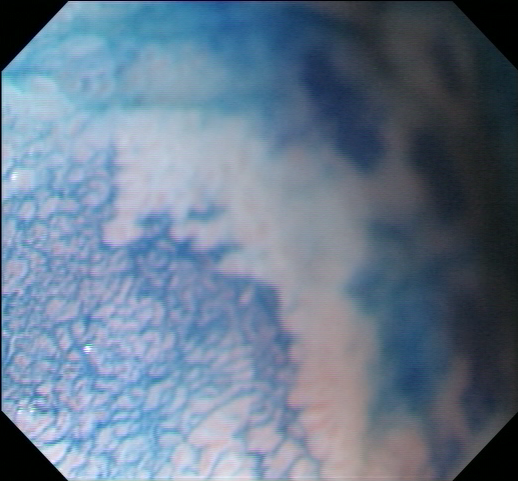
#> input picture ExampleImage/CHGastro_Abnormal_037.png, 518 x 481 px, found by its file name
$ python fast_glcm.py
#> lines starting #> are read from the running program, lines starting #| are printed output that depends on the picture
import numpy as np
import matplotlib.pyplot as plt
import cv2
import os


def fast_glcm(img, vmin=0, vmax=255, levels=8, kernel_size=5, distance=1.0, angle=0.0):
    '''
    Parameters
    ----------
    img: array_like, shape=(h,w), dtype=np.uint8
        input image
    vmin: int
        minimum value of input image
    vmax: int
        maximum value of input image
    levels: int
        number of grey-levels of GLCM
    kernel_size: int
        Patch size to calculate GLCM around the target pixel
    distance: float
        pixel pair distance offsets [pixel] (1.0, 2.0, and etc.)
    angle: float
        pixel pair angles [degree] (0.0, 30.0, 45.0, 90.0, and etc.)

    Returns
    -------
    Grey-level co-occurrence matrix for each pixels
    shape = (levels, levels, h, w)
    '''

    img_gray = cv2.cvtColor(img, cv2.COLOR_BGR2GRAY)

    mi, ma = vmin, vmax
    ks = kernel_size
    h,w = img_gray.shape

    # digitize
    bins = np.linspace(mi, ma+1, levels+1)
    gl1 = np.digitize(img_gray, bins) - 1

    # make shifted image
    dx = distance*np.cos(np.deg2rad(angle))
    dy = distance*np.sin(np.deg2rad(-angle))
    mat = np.array([[1.0,0.0,-dx], [0.0,1.0,-dy]], dtype=np.float32)
    gl2 = cv2.warpAffine(gl1, mat, (w,h), flags=cv2.INTER_NEAREST,
                         borderMode=cv2.BORDER_REPLICATE)

    # make glcm
    glcm = np.zeros((levels, levels, h, w), dtype=np.uint8)
    for i in range(levels):
        for j in range(levels):
            mask = ((gl1==i) & (gl2==j))
            glcm[i,j, mask] = 1

    kernel = np.ones((ks, ks), dtype=np.uint8)
    for i in range(levels):
        for j in range(levels):
            glcm[i,j] = cv2.filter2D(glcm[i,j], -1, kernel)

    glcm = glcm.astype(np.float32)
    return glcm


def fast_glcm_mean(img, vmin=0, vmax=255, levels=8, ks=5, distance=1.0, angle=0.0):
    '''
    calc glcm mean
    '''
    h, w, _ = img.shape
    glcm = fast_glcm(img, vmin, vmax, levels, ks, distance, angle)
    mean = np.zeros((h,w), dtype=np.float32)
    for i in range(levels):
        for j in range(levels):
            mean += glcm[i,j] * i / (levels)**2

    return mean


def fast_glcm_std(img, vmin=0, vmax=255, levels=8, ks=5, distance=1.0, angle=0.0):
    '''
    calc glcm std
    '''
    h, w, _ = img.shape
    glcm = fast_glcm(img, vmin, vmax, levels, ks, distance, angle)
    mean = np.zeros((h,w), dtype=np.float32)
    for i in range(levels):
        for j in range(levels):
            mean += glcm[i,j] * i / (levels)**2

    std2 = np.zeros((h,w), dtype=np.float32)
    for i in range(levels):
        for j in range(levels):
            std2 += (glcm[i,j] * i - mean)**2

    std = np.sqrt(std2)
    return std


def fast_glcm_contrast(img, vmin=0, vmax=255, levels=8, ks=5, distance=1.0, angle=0.0):
    '''
    calc glcm contrast
    '''
    h, w, _ = img.shape
    glcm = fast_glcm(img, vmin, vmax, levels, ks, distance, angle)
    cont = np.zeros((h,w), dtype=np.float32)
    for i in range(levels):
        for j in range(levels):
            cont += glcm[i,j] * (i-j)**2

    return cont


def fast_glcm_dissimilarity(img, vmin=0, vmax=255, levels=8, ks=5, distance=1.0, angle=0.0):
    '''
    calc glcm dissimilarity
    '''
    h, w, _ = img.shape
    glcm = fast_glcm(img, vmin, vmax, levels, ks, distance, angle)
    diss = np.zeros((h,w), dtype=np.float32)
    for i in range(levels):
        for j in range(levels):
            diss += glcm[i,j] * np.abs(i-j)

    return diss


def fast_glcm_homogeneity(img, vmin=0, vmax=255, levels=8, ks=5, distance=1.0, angle=0.0):
    '''
    calc glcm homogeneity
    '''
    h, w, _ = img.shape
    glcm = fast_glcm(img, vmin, vmax, levels, ks, distance, angle)
    homo = np.zeros((h,w), dtype=np.float32)
    for i in range(levels):
        for j in range(levels):
            homo += glcm[i,j] / (1.+(i-j)**2)

    return homo


def fast_glcm_ASM(img, vmin=0, vmax=255, levels=8, ks=5, distance=1.0, angle=0.0):
    '''
    calc glcm asm, energy
    '''
    h, w, _ = img.shape
    glcm = fast_glcm(img, vmin, vmax, levels, ks, distance, angle)
    asm = np.zeros((h,w), dtype=np.float32)
    for i in range(levels):
        for j in range(levels):
            asm  += glcm[i,j]**2

    ene = np.sqrt(asm)
    return asm, ene


def fast_glcm_max(img, vmin=0, vmax=255, levels=8, ks=5, distance=1.0, angle=0.0):
    '''
    calc glcm max
    '''
    glcm = fast_glcm(img, vmin, vmax, levels, ks, distance, angle)
    max_  = np.max(glcm, axis=(0,1))
    return max_


def fast_glcm_entropy(img, vmin=0, vmax=255, levels=8, ks=5, distance=1.0, angle=0.0):
    '''
    calc glcm entropy
    '''
    glcm = fast_glcm(img, vmin, vmax, levels, ks, distance, angle)
    pnorm = glcm / np.sum(glcm, axis=(0,1)) + 1./ks**2
    ent  = np.sum(-pnorm * np.log(pnorm), axis=(0,1))
    return ent


levels = 8
ks = 5
mi, ma = 0, 255

os.chdir("..")
main_data_dir = os.getcwd() + "\\ExampleImage"
img_path = main_data_dir + "\\CHGastro_Abnormal_037.png"

img = cv2.imread(img_path)
#> img is the input picture: shape (481, 518, 3); mean B, G, R 142.4, 121.9, 103.7
# h,w = img.shape

# img[:,:w//2] = img[:,:w//2]//2+127
glcm_mean = fast_glcm_mean(img, mi, ma, levels, ks)
#> in fast_glcm, `gl1 = np.digitize(img_gray, bins) - 1`: gl1: shape (481, 518) int64; 8 distinct labels, from 0 to 7
#> in fast_glcm, `gl2 = cv2.warpAffine(gl1, mat, (w,h), flags=cv2.INTER_NEAREST, borderM..`:
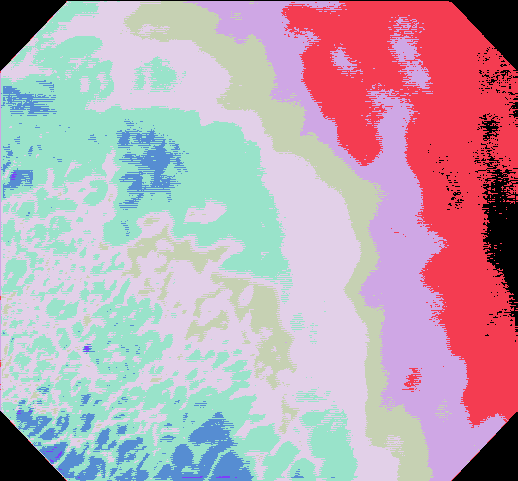
#> gl2: shape (481, 518) int32; 8 distinct labels, from 0 to 7; one colour per label, 0 black
#> after the loop in fast_glcm_mean, `for i in range(levels):`:
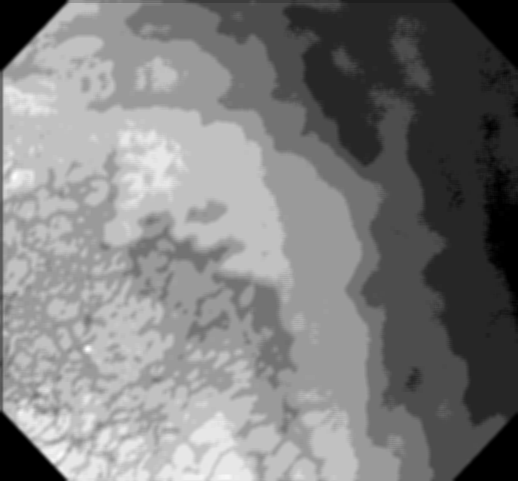
#> mean: shape (481, 518) float32; min 0, max 2.58, mean 1.27; drawn with min black and max white
print(glcm_mean.shape)
#| (481, 518)
glcm_std = fast_glcm_std(img, mi, ma, levels, ks)
#> after the loop in fast_glcm_std, `for i in range(levels):`:
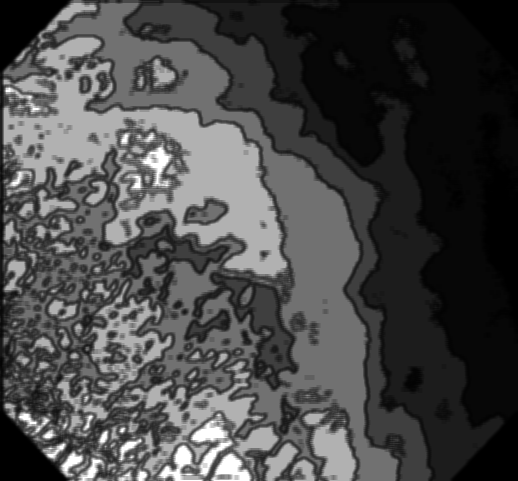
#> std2: shape (481, 518) float32; min 0, max 22148.4, mean 6277.2; drawn with min black and max white
print(glcm_std.shape)
#| (481, 518)
glcm_contrast = fast_glcm_contrast(img, mi, ma, levels, ks)
print(glcm_contrast.shape)
#| (481, 518)
glcm_dissimilarity = fast_glcm_dissimilarity(img, mi, ma, levels, ks)
#> after the loop in fast_glcm_dissimilarity, `for i in range(levels):`:
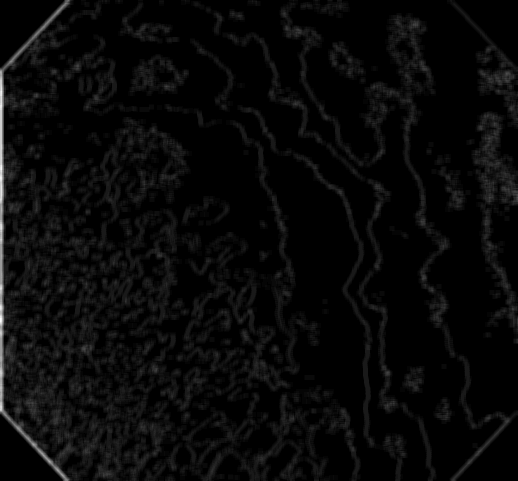
#> diss: shape (481, 518) float32; min 0, max 50, mean 1.7; drawn with min black and max white
print(glcm_dissimilarity.shape)
#| (481, 518)
glcm_homogeneity = fast_glcm_homogeneity(img, mi, ma, levels, ks)
#> after the loop in fast_glcm_homogeneity, `for i in range(levels):`:
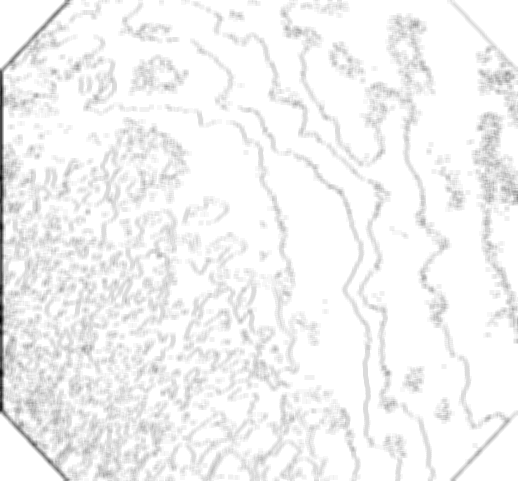
#> homo: shape (481, 518) float32; min 7, max 25, mean 24.2; drawn with min black and max white
print(glcm_homogeneity.shape)
#| (481, 518)
glcm_asm = fast_glcm_ASM(img, mi, ma, levels, ks)
#> after the loop in fast_glcm_ASM, `for i in range(levels):`:
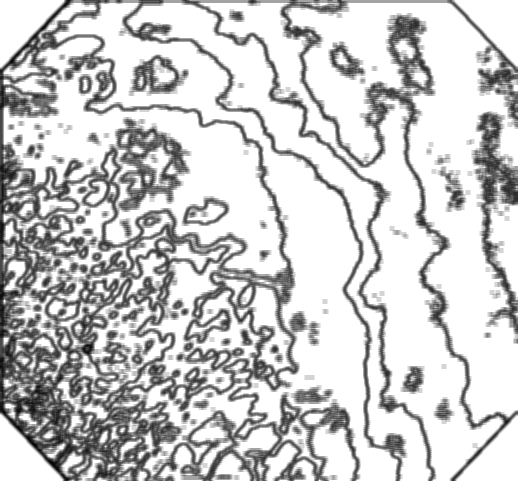
#> asm: shape (481, 518) float32; min 65, max 625, mean 504.4; drawn with min black and max white
print([len(a) for a in glcm_asm])
#| [481, 481]
glcm_max = fast_glcm_max(img, mi, ma, levels, ks)
print(glcm_max.shape)
#| (481, 518)
glcm_entropy = fast_glcm_entropy(img, mi, ma, levels, ks)
#> in fast_glcm_entropy, `ent  = np.sum(-pnorm * np.log(pnorm), axis=(0,1))`:
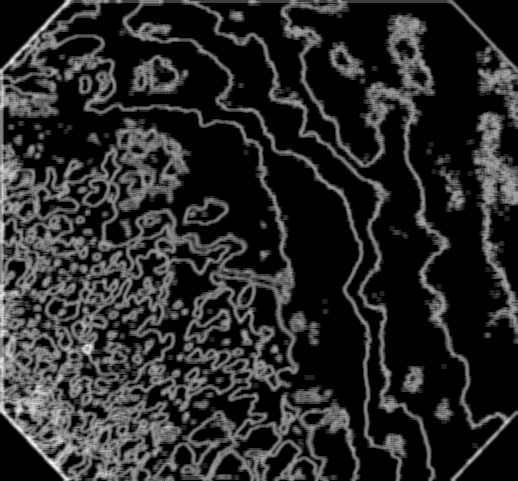
#> ent: shape (481, 518) float32; min 8.07, max 9.73, mean 8.34; drawn with min black and max white
print(glcm_entropy.shape)
#| (481, 518)
